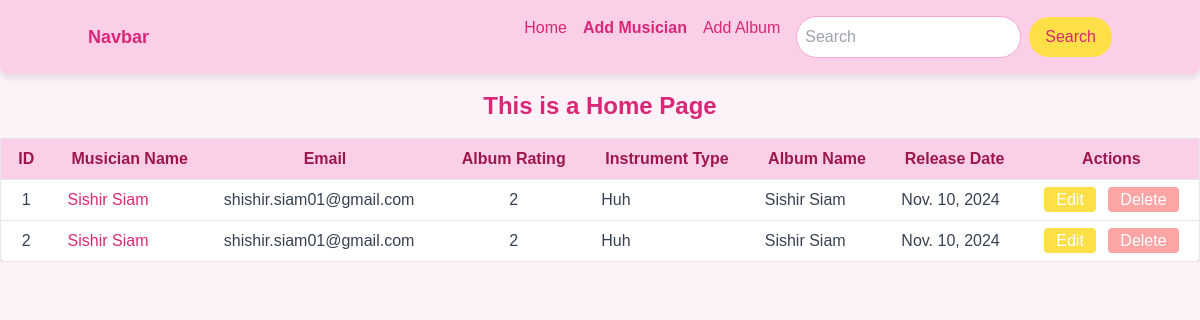
The page / on the database its author committed.
### musician/models.py (models this page shows)
class Musician_Model(models.Model):
    name = models.CharField(max_length=100)
    email = models.EmailField(max_length=100)
    phone = models.CharField(max_length=11)
    album = models.ForeignKey(Album_Model, on_delete=models.SET_NULL, null=True, blank=True, related_name="musicians")
    instrument_type = models.CharField(max_length=200)
    def __str__(self) -> str:
        return self.name

### Album/models.py (models this page shows, shortened)
class Album_Model(models.Model):
    name = models.CharField(max_length=100)
    album_release_date = models.DateField(auto_now_add=True)
    RATING_CHOICES = [
        (1, '1'),
        (2, '2'),
        (3, '3'),
        (4, '4'),
        (5, '5'),
    ]
    Rating = models.IntegerField(choices=RATING_CHOICES)

### practice_project/views.py (the view)
# urls.py: path('', views.home, name='home_page'),
def home(request):
    musician_data=Musician_Model.objects.all()
    print(musician_data)
    return render(request,'home.html',{'data': musician_data})

### templates/home.html
{% extends "base.html" %}
{% block content %}
   <h1 class="text-center text-2xl font-bold text-pink-600 my-4">This is a Home Page</h1>
   <div class="overflow-x-auto">
     <table class="min-w-full bg-white border border-gray-200 rounded-lg shadow-md">
        <thead class="bg-pink-200 text-pink-800">
          <tr>
            <th class="py-2 px-4 border-b">ID</th>
            <th class="py-2 px-4 border-b">Musician Name</th>
            <th class="py-2 px-4 border-b">Email</th>
            <th class="py-2 px-4 border-b">Album Rating</th>
            <th class="py-2 px-4 border-b">Instrument Type</th>
            <th class="py-2 px-4 border-b">Album Name</th>
            <th class="py-2 px-4 border-b">Release Date</th>
            <th class="py-2 px-4 border-b">Actions</th>
          </tr>
        </thead>
        <tbody class="text-gray-700">
          {% for musician in data %}
          <tr class="hover:bg-pink-50">
            <td class="py-2 px-4 border-b text-center">{{ musician.id }}</td>
            <td class="py-2 px-4 border-b">
              <a class="text-pink-600 hover:text-pink-800" href="{% url 'edit_musician' musician.id %}">{{ musician.name }}</a>
            </td>
            <td class="py-2 px-4 border-b">{{ musician.email }}</td>
            <td class="py-2 px-4 border-b text-center">{{ musician.album.Rating }}</td>
            <td class="py-2 px-4 border-b">{{ musician.instrument_type }}</td>
            <td class="py-2 px-4 border-b">{{ musician.album.name }}</td>
            <td class="py-2 px-4 border-b">{{ musician.album.album_release_date }}</td>
            <td class="py-2 px-4 border-b text-center space-x-2">
              <a class="px-3 py-1 bg-yellow-300 text-white rounded hover:bg-yellow-400" href="{% url 'edit_album' musician.album.id %}">Edit</a>
              <a class="px-3 py-1 bg-red-300 text-white rounded hover:bg-red-400" href="{% url 'delete_musician' musician.id %}">Delete</a>
            </td>
          </tr>
          {% endfor %}
        </tbody>
     </table>
   </div>
{% endblock content %}

### templates/base.html (shortened to what this page needs)
<!DOCTYPE html>
<html lang="en">
<head>
    <script src="https://cdn.tailwindcss.com"></script>
</head>
<body class="bg-pink-50">
    <nav class="bg-pink-200 p-4 rounded-b-lg cute-shadow">
        <div class="container mx-auto flex justify-between items-center">
          <a class="text-lg font-semibold text-pink-600 hover:text-pink-700" href="#">Navbar</a>
          <div class="hidden lg:flex space-x-4" id="navbarSupportedContent">
            <ul class="flex space-x-4">
              <li>
                <a class="text-pink-600 hover:text-pink-700" href="{% url 'home_page' %}">Home</a>
              </li>
              <li>
                <a class="text-pink-600 hover:text-pink-700 font-semibold" href="{% url 'add_musician' %}">Add Musician</a>
              </li>
              <li>
                <a class="text-pink-600 hover:text-pink-700" href="{% url 'add_album' %}">Add Album</a>
              </li>
            </ul>
            <form class="flex items-center space-x-2">
              <input class="border border-pink-300 rounded-full p-2 text-gray-700 focus:outline-none focus:border-pink-400" type="search" placeholder="Search" aria-label="Search">
              <button class="px-4 py-2 bg-yellow-300 text-pink-600 rounded-full hover:bg-yellow-400 hover:text-pink-700 transition-all" type="submit">Search</button>
            </form>
          </div>
        </div>
      </nav>
    {% block content %}
    {% endblock content %}
</body>
</html>

### templates/base.html (style rules this page uses)
body { font-family: 'Comic Sans MS', cursive, sans-serif; }
.cute-shadow { box-shadow: 0 4px 6px rgba(0, 0, 0, 0.1); }

### rows shown on the page
Musician_Model: id "1", name "Sishir Siam", email "shishir.siam01@gmail.com", album.Rating "2", instrument_type "Huh", album.name "Sishir Siam", album.album_release_date "Nov. 10, 2024"
Musician_Model: id "2", name "Sishir Siam", email "shishir.siam01@gmail.com", album.Rating "2", instrument_type "Huh", album.name "Sishir Siam", album.album_release_date "Nov. 10, 2024"
